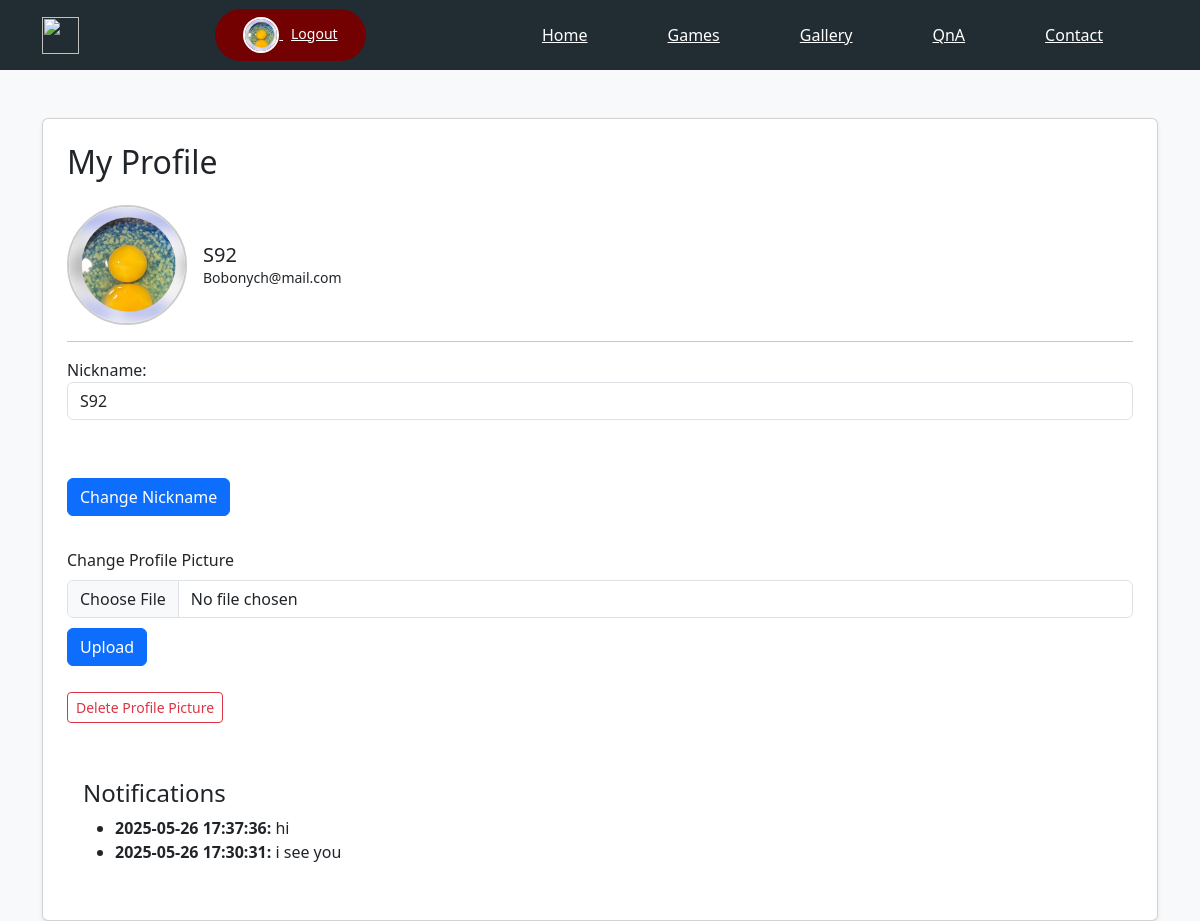
The app's page /profile.php (signed in) with its own data.
### tables this page shows
CREATE TABLE `users` (
  `id` int(11) NOT NULL,
  `name` varchar(100) NOT NULL,
  `email` varchar(150) NOT NULL,
  `password_hash` varchar(255) NOT NULL,
  `role` enum('user','admin') DEFAULT 'user',
  `created_at` timestamp NOT NULL DEFAULT current_timestamp(),
  `profile_picture` varchar(255) DEFAULT 'default.png'
);

CREATE TABLE `notifications` (
  `id` int(11) NOT NULL,
  `user_id` int(11) NOT NULL,
  `message` text NOT NULL,
  `created_at` datetime DEFAULT current_timestamp()
);

### src/ProfileManager.php (called while the page is built, shortened)
<?php
class ProfileManager {
    private PDO $conn;
    public function __construct(PDO $conn, string $avatarDir = __DIR__ . '/../img/avatars/') {
        $this->conn = $conn;
    }
    public function getUserById(int $id): ?array {
        $stmt = $this->conn->prepare("SELECT * FROM users WHERE id = ?");
        $stmt->execute([$id]);
        $user = $stmt->fetch(PDO::FETCH_ASSOC);
        return $user ?: null;
    }
}
?>

### profile.php (the view, shortened to what this page needs)
<?php
include 'parts/header.php';
require_once __DIR__ . '/src/ProfileManager.php';
$db = new Database('contact');
$conn = $db->getConnection();
$profileManager = new ProfileManager($conn);
$user = $profileManager->getUserById($_SESSION['user']['id']);
?>
<!DOCTYPE html>
<html>
<head>
    <link rel="stylesheet" href="https://cdn.jsdelivr.net/npm/bootstrap@5.3.3/dist/css/bootstrap.min.css">
</head>
<body class="bg-light">
    <div class="container mt-5">
        <div class="card p-4 shadow-sm">
            <h2 class="mb-4">My Profile</h2>
            <div class="d-flex align-items-center">
                <img src="img/avatars/<?= htmlspecialchars($user['profile_picture']) ?>" width="100" alt="Profile Picture" class="profile-img me-3">
                <div>
                    <h5 class="mb-0"><?php echo htmlspecialchars($user['name']); ?></h5>
                    <small><?php echo htmlspecialchars($user['email']); ?></small>
                </div>
            </div>
            <hr>
            <form action="update_name.php" method="POST">
                <label for="name">Nickname:</label><br>
                <input type="text" class="form-control" name="name" value="<?= htmlspecialchars($user['name']) ?>" required><br><br>
                <button class="btn btn-primary btn-space" type="submit">Change Nickname</button>
            </form>
            <form action="upload_profile.php" method="POST" enctype="multipart/form-data" class="mt-3">
                <label for="profile_picture" class="form-label">Change Profile Picture</label>
                <input type="file" name="profile_picture" class="form-control" accept=".jpg,.jpeg,.png,.webp" required>
                <button type="submit" class="btn btn-primary btn-space">Upload</button>
            </form>
            <?php if ($user['profile_picture'] !== 'default.png'): ?>
                <form method="POST" action="delete_profile_picture.php">
                    <button type="submit" class="btn btn-outline-danger btn-sm btn-space">Delete Profile Picture</button>
                </form>
            <?php endif; ?>
            <?php
            $stmt = $conn->prepare("SELECT message, created_at FROM notifications WHERE user_id = ? ORDER BY created_at DESC");
            $stmt->execute([$_SESSION['user']['id']]);
            $notifications = $stmt->fetchAll();
            ?>
            <?php if ($notifications): ?>
                <div class="notifications mt-4 p-3" style="background: rgba(255,255,255,0.1); backdrop-filter: blur(6px); border-radius: 10px;">
                    <h4>Notifications</h4>
                    <ul>
                        <?php foreach ($notifications as $note): ?>
                            <li><strong><?= $note['created_at'] ?>:</strong> <?= htmlspecialchars($note['message']) ?></li>
                        <?php endforeach; ?>
                    </ul>
                </div>
            <?php endif; ?>
        </div>
    </div>
</body>
</html>

### profile.php (style rules this page uses)
body { background-image: url(https://static-dm.ubisoft.com/assassins-creed/franchise/prod/b7db6092b3081a637071c8a88a9270a0.jpg); background-size: cover; background-position: center; background-repeat: no-repeat; background-attachment: fixed; margin: 0; display: block; }
.profile-img { width: 120px; height: 120px; border-radius: 50%; object-fit: cover; border: 2px solid #ccc; }
.btn-space { margin-top: 10px; }

### records on screen
users: profile_picture (picture), name "S92", email "Bobonych@mail.com"
notifications: created_at "2025-05-26 17:37:36", message "hi"
notifications: created_at "2025-05-26 17:30:31", message "i see you"
